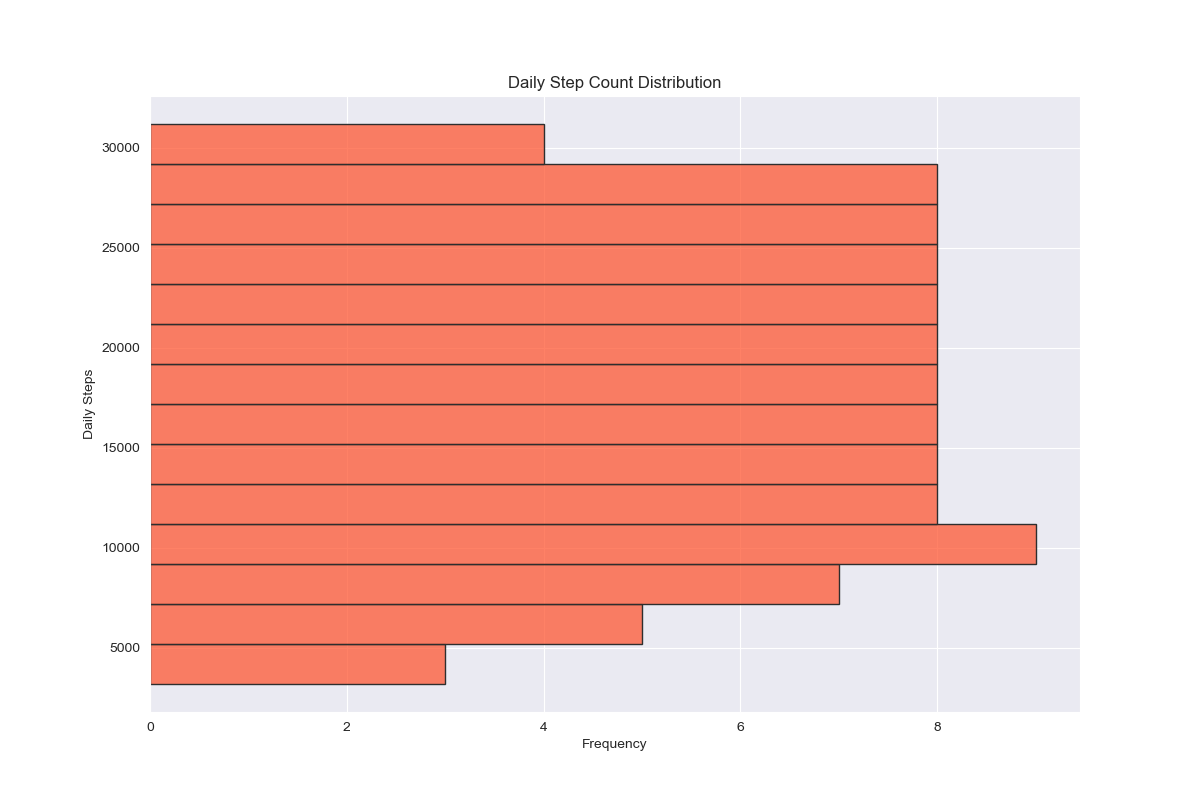

The script that drew this image:

import pandas as pd
import seaborn as sns
import matplotlib.pyplot as plt

# Data
step_data = {'Daily_Steps': [3200, 4500, 5100, 5500, 6000, 6200, 6400, 6800, 7200, 7500, 
                             7800, 8000, 8500, 8700, 9000, 9200, 9400, 9600, 9800, 10000,
                             10200, 10500, 10700, 11000, 11200, 11500, 11700, 12000, 12200, 
                             12500, 12800, 13000, 13200, 13500, 13700, 14000, 14300, 14500, 
                             14800, 15000, 15300, 15500, 15800, 16000, 16300, 16500, 16800, 
                             17000, 17300, 17500, 17800, 18000, 18300, 18500, 18800, 19000, 
                             19300, 19500, 19800, 20000, 20300, 20500, 20800, 21000, 21300, 
                             21500, 21800, 22000, 22300, 22500, 22800, 23000, 23300, 23500, 
                             23800, 24000, 24300, 24500, 24800, 25000, 25300, 25500, 25800, 
                             26000, 26300, 26500, 26800, 27000, 27300, 27500, 27800, 28000, 
                             28300, 28500, 28800, 29000, 29300, 29500, 29800, 30000]}
df = pd.DataFrame(step_data)

# Set size of the figure
plt.figure(figsize=(12, 8))

# Plotting the histogram
sns.histplot(data=df, y='Daily_Steps', binwidth=2000, color='#FF5733', edgecolor='#2E2E2E')

# Additional customizations
plt.title('Daily Step Count Distribution')
plt.xlabel('Frequency')
plt.ylabel('Daily Steps')
plt.grid(True)

# Show the plot
plt.show()
